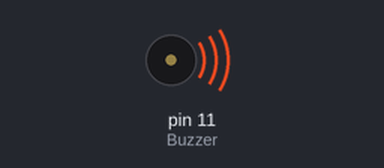
Bench run of a sketch on a simulated Arduino Uno, built with avr-gcc and run on an emulated ATmega328P. Parts: buzzer (waves = sounding).

Above: at 0.1 s.
At 2.2 s:
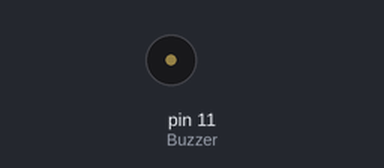
Timing chart, 0 to 3.7 s (numbered marks = the images above):
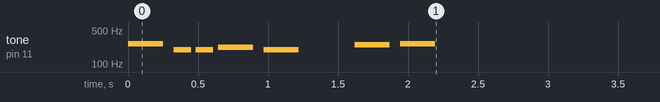

The sketch:

Exemplo_10_Tocando_uma_melodia.ino
```cpp
/*************************************************************************
 **                                                                     **
 **              CURSO ARDUINO PARA INICIANTES - ROBOCORE               **
 **                                                                     **
 ** Exemplo 10: Tocando uma melodia                                     **
 **                                                                     **
 *************************************************************************/

#define NOTE_C4  262
#define NOTE_G3  196
#define NOTE_A3  220
#define NOTE_B3  247

int Buzzer = 11;  // Pino no qual o buzzer está conectado, no caso 11

void setup() {
  // tone(Pino, Frequência, Duração)
  tone(Buzzer,NOTE_C4,250);  // Toca a nota de acordo com os parâmetros
  delay(325);    // Espera o tempo da pausa
  noTone(Buzzer);  // Para de tocar a nota, prepara para próxima nota
  tone(Buzzer,NOTE_G3,125);  // Toca a nota de acordo com os parâmetros
  delay(160);    // Espera o tempo da pausa
  noTone(Buzzer);  // Para de tocar a nota, prepara para próxima nota
  tone(Buzzer,NOTE_G3,125);  // Toca a nota de acordo com os parâmetros
  delay(160);    // Espera o tempo da pausa
  noTone(Buzzer);  // Para de tocar a nota, prepara para próxima nota
  tone(Buzzer,NOTE_A3,250);  // Toca a nota de acordo com os parâmetros
  delay(325);    // Espera o tempo da pausa
  noTone(Buzzer);  // Para de tocar a nota, prepara para próxima nota
  tone(Buzzer,NOTE_G3,250);  // Toca a nota de acordo com os parâmetros
  delay(325);    // Espera o tempo da pausa
  noTone(Buzzer);  // Para de tocar a nota, prepara para próxima nota
  tone(Buzzer,0,250);  // Toca a nota de acordo com os parâmetros
  delay(325);    // Espera o tempo da pausa
  noTone(Buzzer);  // Para de tocar a nota, prepara para próxima nota
  tone(Buzzer,NOTE_B3,250);  // Toca a nota de acordo com os parâmetros
  delay(325);    // Espera o tempo da pausa
  noTone(Buzzer);  // Para de tocar a nota, prepara para próxima nota
  tone(Buzzer,NOTE_C4,250);  // Toca a nota de acordo com os parâmetros
  delay(325);    // Espera o tempo da pausa
  noTone(Buzzer);  // Para de tocar a nota, prepara para próxima nota
}

void loop() {
// A melodia apenas é executada uma vez no setup
}
```
